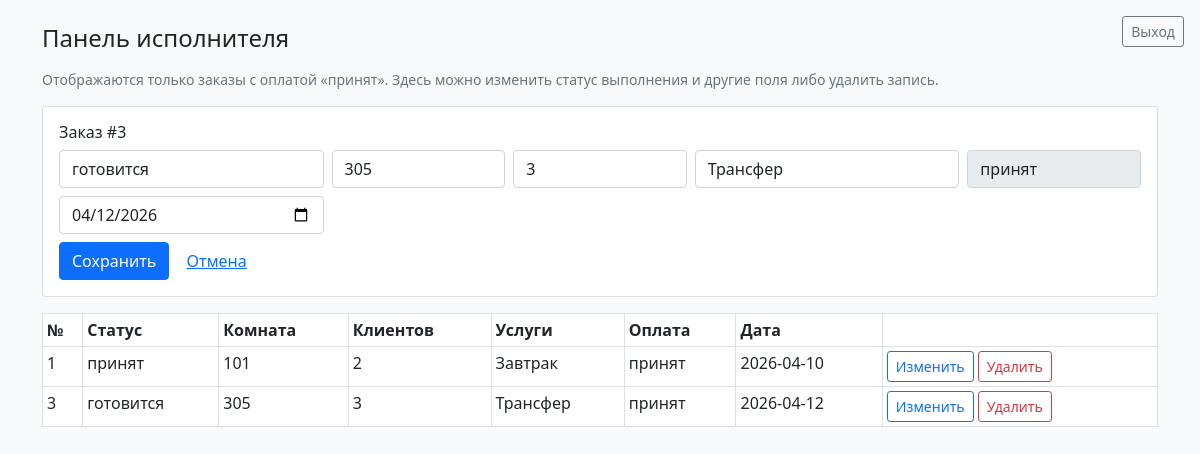
Screenshot of /frontend/view_3.php?edit_order=3 (signed in) with the database file from the repository.
### tables this page shows
CREATE TABLE `order` (
  `orderid` INT NOT NULL AUTO_INCREMENT,
  `orderstatus` VARCHAR(50) NOT NULL DEFAULT 'создан',
  `roomnumber` VARCHAR(50) NOT NULL,
  `amountclients` INT NOT NULL,
  `hotelservices` VARCHAR(255) NOT NULL,
  `paymentstatus` VARCHAR(50) NOT NULL DEFAULT 'не принят',
  `datecreation` DATE NOT NULL,
  PRIMARY KEY (`orderid`)
);

### api/crud.php (called while the page is built, shortened)
<?php
function select($query)
{
    try {
        $result = $_SERVER['db']->query($query, MYSQLI_USE_RESULT);
        $result = $result->fetch_all(MYSQLI_ASSOC);
        return $result;
    } catch (Exception $err) {
        return ['status' => 'failed', 'message' => $err];
    }
}

### frontend/view_3.php (the view, shortened to what this page needs)
<?php
require_once '../api/crud.php';
$edit_order = null;
if (!empty($_GET['edit_order'])) {
    $eid = (int) $_GET['edit_order'];
    $rows = select("SELECT * FROM `order` WHERE orderid=$eid AND paymentstatus='принят'");
    $edit_order = $rows[0] ?? null;
}
$orders = select("SELECT * FROM `order` WHERE paymentstatus='принят' ORDER BY orderid");
function h3($s)
{
    return htmlspecialchars((string) $s, ENT_QUOTES, 'UTF-8');
}
?>
<!DOCTYPE html>
<html lang="ru">
<head>
    <link rel="stylesheet" href="./bootstrap.min.css">
</head>
<body class="bg-light">
<a href="/logout.php" class="btn btn-sm btn-outline-secondary position-fixed top-0 end-0 m-3">Выход</a>
<div class="container py-4">
    <h4 class="mb-3">Панель исполнителя</h4>
    <p class="text-muted small">Отображаются только заказы с оплатой «принят». Здесь можно изменить статус выполнения и другие поля либо удалить запись.</p>
    <?php if ($edit_order) { ?>
        <div class="card mb-3"><div class="card-body">
            <h6>Заказ #<?= (int) $edit_order['orderid'] ?></h6>
            <form method="POST" class="row g-2">
                <div class="col-md-3"><input class="form-control" name="orderstatus" value="<?= h3($edit_order['orderstatus']) ?>"></div>
                <div class="col-md-2"><input class="form-control" name="roomnumber" value="<?= h3($edit_order['roomnumber']) ?>"></div>
                <div class="col-md-2"><input class="form-control" type="number" name="amountclients" value="<?= (int) $edit_order['amountclients'] ?>"></div>
                <div class="col-md-3"><input class="form-control" name="hotelservices" value="<?= h3($edit_order['hotelservices']) ?>"></div>
                <div class="col-md-2"><input class="form-control" name="paymentstatus" value="<?= h3($edit_order['paymentstatus']) ?>" readonly title="Исполнитель работает только с оплаченными заказами"></div>
                <div class="col-md-3"><input class="form-control" type="date" name="datecreation" value="<?= h3($edit_order['datecreation']) ?>"></div>
                <div class="col-12"><button class="btn btn-primary" type="submit" name="save_order" value="1">Сохранить</button>
                <a class="btn btn-link" href="/frontend/view_3.php">Отмена</a></div>
            </form>
        </div></div>
    <?php } ?>
    <table class="table table-sm table-bordered bg-white">
        <thead><tr><th>№</th><th>Статус</th><th>Комната</th><th>Клиентов</th><th>Услуги</th><th>Оплата</th><th>Дата</th><th></th></tr></thead>
        <tbody>
        <?php if (is_array($orders) && count($orders) && !isset($orders['status'])) {
            foreach ($orders as $o) { ?>
                <tr>
                    <td><?= (int) $o['orderid'] ?></td>
                    <td><?= h3($o['orderstatus']) ?></td>
                    <td><?= h3($o['roomnumber']) ?></td>
                    <td><?= (int) $o['amountclients'] ?></td>
                    <td><?= h3($o['hotelservices']) ?></td>
                    <td><?= h3($o['paymentstatus']) ?></td>
                    <td><?= h3($o['datecreation']) ?></td>
                    <td class="text-nowrap">
                        <a class="btn btn-sm btn-outline-primary" href="/frontend/view_3.php?edit_order=<?= (int) $o['orderid'] ?>">Изменить</a>
                        <form method="POST" class="d-inline" onsubmit="return confirm('Удалить заказ из списка?');">
                            <button class="btn btn-sm btn-outline-danger" type="submit" name="delete_order" value="1">Удалить</button>
                        </form>
                    </td>
                </tr>
            <?php }
            } else { ?>
            <tr><td colspan="8">Нет заказов с оплатой «принят»</td></tr>
        <?php } ?>
        </tbody>
    </table>
</div>
</body>
</html>

### rows the page displays
order: orderid "3", orderstatus "готовится", roomnumber "305", amountclients "3", hotelservices "Трансфер", paymentstatus "принят", datecreation "04/12/2026", datecreation "2026-04-12"
order: orderid "1", orderstatus "принят", roomnumber "101", amountclients "2", hotelservices "Завтрак", paymentstatus "принят", datecreation "2026-04-10"
